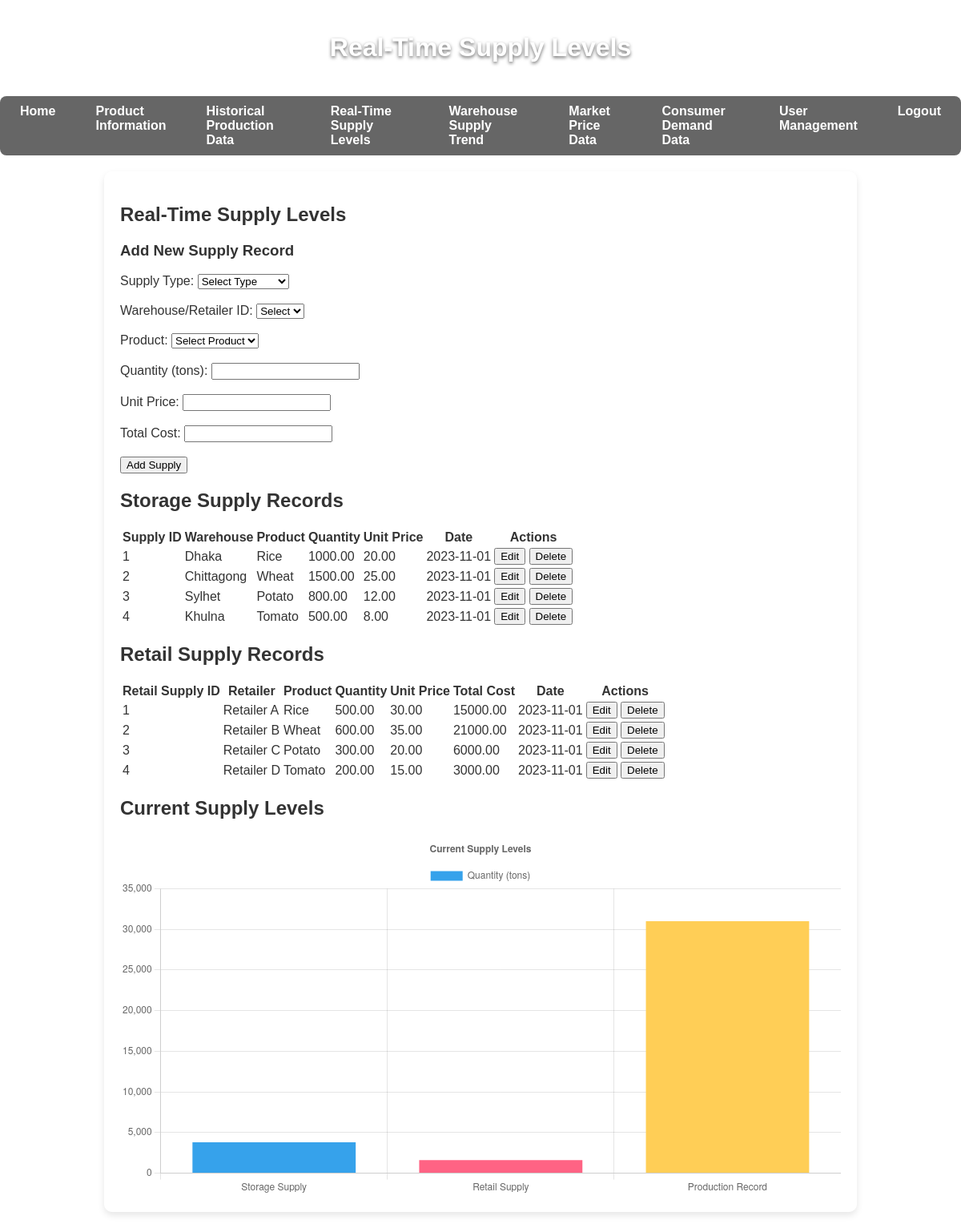
/real_time_supply.php (signed in), run on the app's committed database.
### tables this page shows
CREATE TABLE STORAGE_SUPPLY (
    supplyID INT AUTO_INCREMENT PRIMARY KEY,
    warehouseID INT,
    productID INT,
    quantity DECIMAL(10, 2) NOT NULL,
    unitPrice DECIMAL(10, 2),
    storageSupplyDate DATE NOT NULL,
    transportDetails VARCHAR(255),
    FOREIGN KEY (warehouseID) REFERENCES WAREHOUSE(warehouseID) ON DELETE CASCADE,
    FOREIGN KEY (productID) REFERENCES PRODUCT(productID) ON DELETE CASCADE
);

CREATE TABLE WAREHOUSE (
    warehouseID INT AUTO_INCREMENT PRIMARY KEY,
    zone VARCHAR(100) NOT NULL,
    location VARCHAR(255) NOT NULL,
    capacity INT NOT NULL
);

CREATE TABLE PRODUCT (
    productID INT AUTO_INCREMENT PRIMARY KEY,
    productName VARCHAR(255) NOT NULL,
    type VARCHAR(100) NOT NULL,
    variety VARCHAR(100),
    seasonality VARCHAR(50)
);

CREATE TABLE RETAIL_SUPPLY (
    retailSupplyID INT AUTO_INCREMENT PRIMARY KEY,
    retailerID INT,
    productID INT,
    retailSupplyDate DATE NOT NULL,
    quantity DECIMAL(10, 2) NOT NULL,
    unitPrice DECIMAL(10, 2),
    totalCost DECIMAL(10, 2),
    FOREIGN KEY (retailerID) REFERENCES RETAILER(retailerID) ON DELETE CASCADE,
    FOREIGN KEY (productID) REFERENCES PRODUCT(productID) ON DELETE CASCADE
);

CREATE TABLE RETAILER (
    retailerID INT AUTO_INCREMENT PRIMARY KEY,
    name VARCHAR(255) NOT NULL,
    contactInfo VARCHAR(255),
    registeredDate DATE NOT NULL,
    region VARCHAR(100)
);

### real_time_supply.php (the view, shortened to what this page needs)
<!DOCTYPE html>
<html lang="en">
<head>
    <link rel="stylesheet" href="css/common.css">
</head>
<body>
    <header>
        <h1>Real-Time Supply Levels</h1>
    </header>
    <?php include 'db_connect.php'; ?>
    <main>
    <section>
        <h1>Real-Time Supply Levels</h1>
        <?php
        $editMode = false;
        $editData = [];
        $selectedSupplyType = $_POST['tableType'] ?? '';
        ?>
        <form method="POST" action="">
            <h3><?= $editMode ? "Edit" : "Add New" ?> Supply Record</h3>
            <label for="tableType">Supply Type:</label>
            <select id="tableType" name="tableType" onchange="this.form.submit()" required>
                <option value="">Select Type</option>
            </select><br><br>
            <label for="warehouseRetailID">
                <?= $selectedSupplyType === "STORAGE_SUPPLY" ? "Warehouse" : ($selectedSupplyType === "RETAIL_SUPPLY" ? "Retailer" : "Warehouse/Retailer") ?> ID:
            </label>
            <select id="warehouseRetailID" name="warehouseRetailID" required>
                <option value="">Select</option>
            </select><br><br>
            <label for="productID">Product:</label>
            <select id="productID" name="productID" required>
                <option value="">Select Product</option>
            </select><br><br>
            <label for="quantity">Quantity (tons):</label>
            <input type="number" step="0.01" id="quantity" name="quantity" value="<?= $editMode ? $editData['quantity'] : '' ?>" required><br><br>
            <label for="unitPrice">Unit Price:</label>
            <input type="number" step="0.01" id="unitPrice" name="unitPrice" value="<?= $editMode && isset($editData['unitPrice']) ? $editData['unitPrice'] : '' ?>"><br><br>
            <label for="totalCost">Total Cost:</label>
            <input type="number" step="0.01" id="totalCost" name="totalCost" value="<?= $editMode && isset($editData['totalCost']) ? $editData['totalCost'] : '' ?>"><br><br>
            <button type="submit" name="<?= $editMode ? 'updateSupply' : 'addSupply' ?>">
                <?= $editMode ? "Update Supply" : "Add Supply" ?>
            </button>
        </form>
        <?php
        $supplyData = [
            'Storage Supply' => 0,
            'Retail Supply' => 0,
            'Production Record' => 0
        ];
        $storageTotal = $conn->query("SELECT SUM(quantity) AS total FROM STORAGE_SUPPLY")->fetch_assoc()['total'];
        $retailTotal = $conn->query("SELECT SUM(quantity) AS total FROM RETAIL_SUPPLY")->fetch_assoc()['total'];
        $productionTotal = $conn->query("SELECT SUM(yield) AS total FROM PRODUCTION_RECORD")->fetch_assoc()['total'];
        $supplyData['Storage Supply'] = $storageTotal ?: 0;
        $supplyData['Retail Supply'] = $retailTotal ?: 0;
        $supplyData['Production Record'] = $productionTotal ?: 0;
        ?>
        <h2>Storage Supply Records</h2>
        <table>
            <thead>
                <tr>
                    <th>Supply ID</th>
                    <th>Warehouse</th>
                    <th>Product</th>
                    <th>Quantity</th>
                    <th>Unit Price</th>
                    <th>Date</th>
                    <th>Actions</th>
                </tr>
            </thead>
            <tbody>
                <?php
                $storageSql = "SELECT S.supplyID, W.location AS warehouse, P.productName, S.quantity, S.unitPrice, S.storageSupplyDate
                               FROM STORAGE_SUPPLY S
                               INNER JOIN WAREHOUSE W ON S.warehouseID = W.warehouseID
                               INNER JOIN PRODUCT P ON S.productID = P.productID";
                $storageResult = $conn->query($storageSql);
                while ($row = $storageResult->fetch_assoc()): ?>
                <tr>
                    <td><?= htmlspecialchars($row['supplyID']) ?></td>
                    <td><?= htmlspecialchars($row['warehouse']) ?></td>
                    <td><?= htmlspecialchars($row['productName']) ?></td>
                    <td><?= htmlspecialchars($row['quantity']) ?></td>
                    <td><?= htmlspecialchars($row['unitPrice']) ?></td>
                    <td><?= htmlspecialchars($row['storageSupplyDate']) ?></td>
                    <td>
                        <a href="?edit=<?= $row['supplyID'] ?>&table=STORAGE_SUPPLY"><button>Edit</button></a>
                        <a href="?delete=<?= $row['supplyID'] ?>&table=STORAGE_SUPPLY" onclick="return confirm('Are you sure you want to delete this record?');"><button>Delete</button></a>
                    </td>
                </tr>
                <?php endwhile; ?>
            </tbody>
        </table>
        <h2>Retail Supply Records</h2>
        <table>
            <thead>
                <tr>
                    <th>Retail Supply ID</th>
                    <th>Retailer</th>
                    <th>Product</th>
                    <th>Quantity</th>
                    <th>Unit Price</th>
                    <th>Total Cost</th>
                    <th>Date</th>
                    <th>Actions</th>
                </tr>
            </thead>
            <tbody>
                <?php
                $retailSql = "SELECT R.retailSupplyID, T.name AS retailer, P.productName, R.quantity, R.unitPrice, R.totalCost, R.retailSupplyDate
                              FROM RETAIL_SUPPLY R
                              INNER JOIN RETAILER T ON R.retailerID = T.retailerID
                              INNER JOIN PRODUCT P ON R.productID = P.productID";
                $retailResult = $conn->query($retailSql);
                while ($row = $retailResult->fetch_assoc()): ?>
                <tr>
                    <td><?= htmlspecialchars($row['retailSupplyID']) ?></td>
                    <td><?= htmlspecialchars($row['retailer']) ?></td>
                    <td><?= htmlspecialchars($row['productName']) ?></td>
                    <td><?= htmlspecialchars($row['quantity']) ?></td>
                    <td><?= htmlspecialchars($row['unitPrice']) ?></td>
                    <td><?= htmlspecialchars($row['totalCost']) ?></td>
                    <td><?= htmlspecialchars($row['retailSupplyDate']) ?></td>
                    <td>
                        <a href="?edit=<?= $row['retailSupplyID'] ?>&table=RETAIL_SUPPLY"><button>Edit</button></a>
                        <a href="?delete=<?= $row['retailSupplyID'] ?>&table=RETAIL_SUPPLY" onclick="return confirm('Are you sure you want to delete this record?');"><button>Delete</button></a>
                    </td>
                </tr>
                <?php endwhile; ?>
            </tbody>
        </table>
        <h2>Current Supply Levels</h2>
        <canvas id="supplyChart"></canvas>
        <script>
            const ctx = document.getElementById('supplyChart').getContext('2d');
            const data = {
                labels: <?= json_encode(array_keys($supplyData)) ?>,
                datasets: [{
                    label: 'Quantity (tons)',
                    data: <?= json_encode(array_values($supplyData)) ?>,
                    backgroundColor: ['#36A2EB', '#FF6384', '#FFCE56']
                }]
            };
            const config = {
                type: 'bar',
                data: data,
                options: {
                    responsive: true,
                    plugins: {
                        legend: { position: 'top' },
                        title: { display: true, text: 'Current Supply Levels' }
                    }
                }
            };
            new Chart(ctx, config);
        </script>
    </section>
    </main>
</body>
</html>

### css/common.css (style rules this page uses)
body { background-image: url('bg_picture.jpg'); background-size: cover; background-position: center; background-repeat: no-repeat; color: #333; min-height: 100vh; margin: 0; font-family: Arial, sans-serif; }
nav ul { list-style-type: none; margin: 0; padding: 0; display: flex; justify-content: center; background: rgba(0, 0, 0, 0.6); border-radius: 8px; }
nav ul li { margin: 0 10px; }
nav ul li a { color: white; padding: 10px 15px; text-decoration: none; display: block; font-weight: bold; }
main { padding: 20px; background: rgba(255, 255, 255, 0.8); border-radius: 10px; margin: 20px auto; max-width: 900px; box-shadow: 0 4px 8px rgba(0, 0, 0, 0.1); }
header { text-align: center; padding: 20px; color: white; text-shadow: 0 2px 4px rgba(0, 0, 0, 0.6); }

### data on the page
storage_supply: supplyID "1", warehouseID.location "Dhaka", productID.productName "Rice", quantity "1000.00", unitPrice "20.00", storageSupplyDate "2023-11-01"
storage_supply: supplyID "2", warehouseID.location "Chittagong", productID.productName "Wheat", quantity "1500.00", unitPrice "25.00", storageSupplyDate "2023-11-01"
storage_supply: supplyID "3", warehouseID.location "Sylhet", productID.productName "Potato", quantity "800.00", unitPrice "12.00", storageSupplyDate "2023-11-01"
storage_supply: supplyID "4", warehouseID.location "Khulna", productID.productName "Tomato", quantity "500.00", unitPrice "8.00", storageSupplyDate "2023-11-01"
retail_supply: retailSupplyID "1", retailerID.name "Retailer A", productID.productName "Rice", quantity "500.00", unitPrice "30.00", totalCost "15000.00", retailSupplyDate "2023-11-01"
retail_supply: retailSupplyID "2", retailerID.name "Retailer B", productID.productName "Wheat", quantity "600.00", unitPrice "35.00", totalCost "21000.00", retailSupplyDate "2023-11-01"
retail_supply: retailSupplyID "3", retailerID.name "Retailer C", productID.productName "Potato", quantity "300.00", unitPrice "20.00", totalCost "6000.00", retailSupplyDate "2023-11-01"
retail_supply: retailSupplyID "4", retailerID.name "Retailer D", productID.productName "Tomato", quantity "200.00", unitPrice "15.00", totalCost "3000.00", retailSupplyDate "2023-11-01"

### other printed values
chart data {{ json_encode(array_keys($supplyData)) }} ["Storage Supply","Retail Supply","Production Record"]
chart data {{ json_encode(array_values($supplyData)) }} ["3800.00","1600.00","31000.00"]
